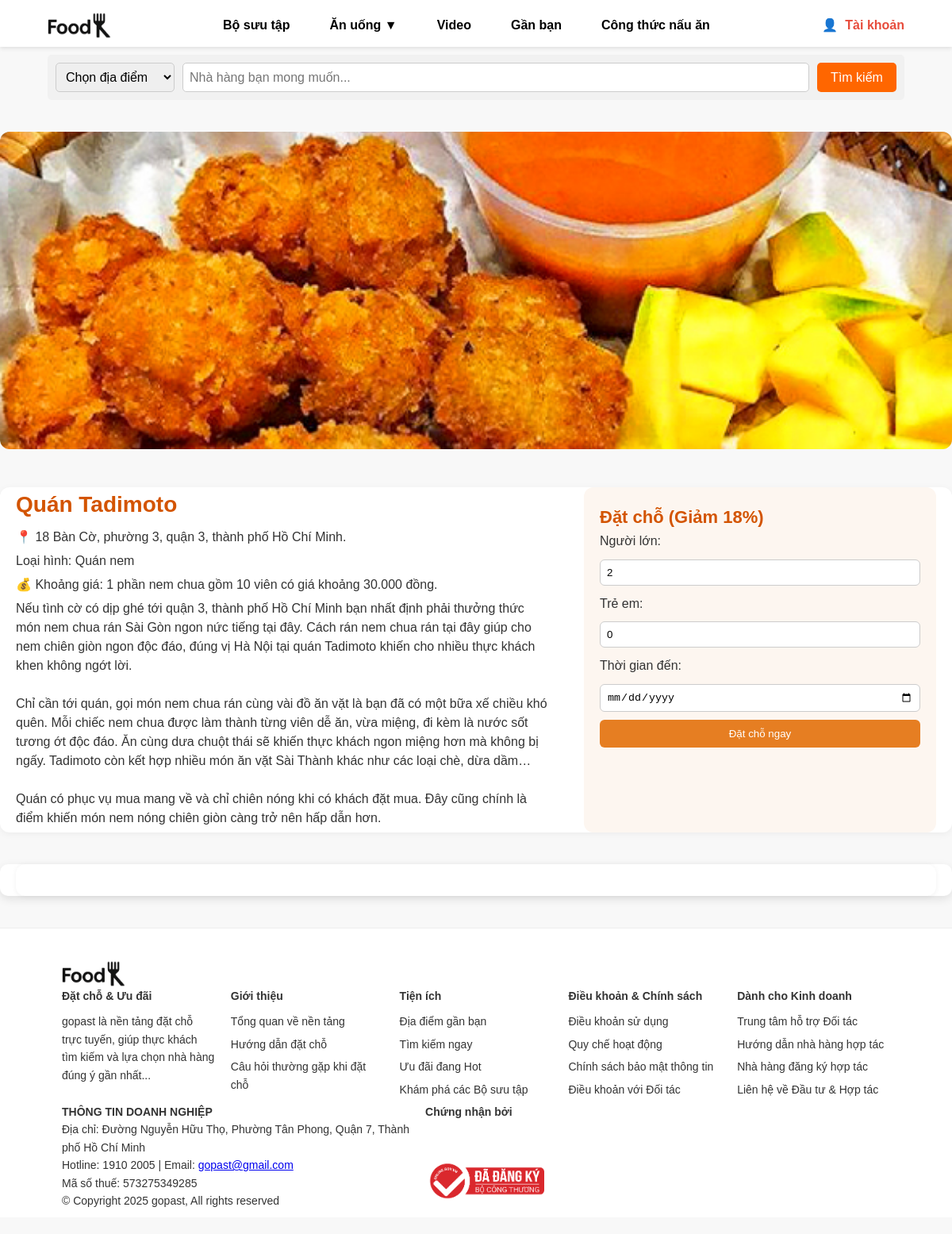
Screenshot of /an_uongV2.php?id=29 with the database file from the repository.
### tables this page shows
CREATE TABLE `monan` (
  `id` int(11) NOT NULL,
  `ten` varchar(255) DEFAULT NULL,
  `dia_chi` text DEFAULT NULL,
  `loai_hinh` varchar(255) DEFAULT NULL,
  `gia` varchar(255) DEFAULT NULL,
  `mo_ta` text DEFAULT NULL,
  `hinh_anh` text DEFAULT NULL
);

### an_uongV2.php (the view, shortened to what this page needs)
<?php
require_once 'config/database.php';
$monan_id = isset($_GET['id']) ? (int)$_GET['id'] : 0;
$sql_restaurant = "SELECT * FROM monan WHERE id = ?";
$stmt = $conn->prepare($sql_restaurant);
$stmt->execute([$monan_id]);
$restaurant = $stmt->fetch(PDO::FETCH_ASSOC);
?>
<?php include_once 'includes/header.php'; ?>
<!DOCTYPE html>
<html lang="vi">
<head>
</head>
<body>
    <div class="monan-banner" style="max-width:1235px; margin:0 auto;">
        <img src="<?php echo htmlspecialchars($restaurant['hinh_anh']); ?>" alt="<?php echo htmlspecialchars($restaurant['ten']); ?>" style="width:100%; max-height:400px; object-fit:cover; border-radius:12px;" />
    </div>
    <div class="info-booking-container" style="max-width:1235px; margin:40px auto; padding:0 20px;">
        <div class="restaurant-info">
            <h2><?php echo htmlspecialchars($restaurant["ten"]); ?></h2>
            <p>📍 <?php echo htmlspecialchars($restaurant["dia_chi"]); ?></p>
            <p>Loại hình: <?php echo htmlspecialchars($restaurant["loai_hinh"]); ?></p>
            <p>💰 Khoảng giá: <?php echo htmlspecialchars($restaurant["gia"]); ?></p>
            <p><?php echo nl2br(htmlspecialchars($restaurant["mo_ta"])); ?></p>
        </div>
        <div class="booking-section">
            <h3>Đặt chỗ (Giảm 18%)</h3>
            <form method="POST" action="">
                <label>Người lớn:</label>
                <input type="number" name="adults" value="2" />
                <label>Trẻ em:</label>
                <input type="number" name="children" value="0" />
                <label>Thời gian đến:</label>
                <input type="date" name="date" />
                <button type="submit">Đặt chỗ ngay</button>
            </form>
        </div>
    </div>
    <div class="content-container">
        <div class="menu-container-wrapper">
        </div>
    </div>
<?php include_once 'includes/footer.php'; ?>
</body>
</html>

### static/Lv2/css/header.css (style rules this page uses)
* { margin: 0; padding: 0; box-sizing: border-box; }
body { font-family: Arial, sans-serif; background-color: #f8f8f8; }
img { width: 100%; height: 100%; object-fit: contain; }
html, body { height: 100%; margin: 0; }

### assets/css/style.css (style rules this page uses)
* { margin: 0; padding: 0; box-sizing: border-box; }
body { font-family: Arial, sans-serif; background-color: #fff; }

### assets/css/login.css (style rules this page uses)
body { font-family: Arial, sans-serif; margin: 0; padding: 0; background-color: #f8f8f8; }

### assets/css/forgot.css (style rules this page uses)
body { font-family: Arial, sans-serif; margin: 0; padding: 0; background-color: #f8f8f8; }

### assets/css/register.css (style rules this page uses)
body { font-family: Arial, sans-serif; margin: 0; padding: 0; background-color: #f8f8f8; }

### assets/css/CongThucV2.css (style rules this page uses)
* { box-sizing: border-box; margin: 0; padding: 0; }
body { font-family: "Poppins", sans-serif; background-color: #f5f5f5; color: #333; line-height: 1.6; }

### static/Lv2/css/style_anuong.css (style rules this page uses)
body { font-family: sans-serif; margin: 0; padding: 0; }

### static/Lv2/css/style_congthuc.css (style rules this page uses)
body { font-family: "Segoe UI", "Arial", sans-serif; margin: 0; padding: 0; line-height: 1.6; background-color: #f5f5f5; color: #333; }

### static/Lv2/css/style_video.css (style rules this page uses)
* { box-sizing: border-box; margin: 0; padding: 0; }
html, body { margin: 0; padding: 0; }
body { font-family: "Segoe UI", "Arial", sans-serif; margin: 0; padding: 0; line-height: 1.6; background-color: #f5f5f5; color: #333; }
.content-container { max-width: 1200px; margin: 0 auto; padding: 20px; background-color: #ffffff; border-radius: 10px; box-shadow: 0 4px 12px rgba(0, 0, 0, 0.1); }

### an_uongV2.php (style rules this page uses)
body { font-family: Arial, sans-serif; margin: 0; background: #f8f8f8; color: #333; }
h2, h3 { color: #d35400; }
.monan-banner img { border-radius: 12px; }
.info-booking-container { display: flex; flex-wrap: wrap; gap: 40px; background: #fff; padding: 30px; border-radius: 12px; box-shadow: 0 2px 10px rgba(0,0,0,0.05); }
.restaurant-info { flex: 1 1 55%; }
.restaurant-info h2 { margin-top: 0; font-size: 28px; }
.restaurant-info p { margin: 6px 0; line-height: 1.5; }
.booking-section { flex: 1 1 35%; background: #fdf6f0; padding: 20px; border-radius: 12px; }
.booking-section h3 { margin-top: 0; font-size: 22px; }
.booking-section form { display: flex; flex-direction: column; gap: 10px; }
.booking-section input[type="number"], .booking-section input[type="date"] { padding: 8px; border: 1px solid #ccc; border-radius: 6px; }
.booking-section button { padding: 10px; background-color: #e67e22; color: white; border: none; border-radius: 6px; cursor: pointer; transition: background-color 0.3s; }
.content-container { max-width: 1235px; margin: 40px auto; padding: 0 20px; }
.menu-container-wrapper { background: #fff; padding: 20px; border-radius: 12px; margin-bottom: 30px; box-shadow: 0 1px 6px rgba(0,0,0,0.06); }

### rows the page displays
monan: hinh_anh (picture), ten "Quán Tadimoto", dia_chi "18 Bàn Cờ, phường 3, quận 3, thành phố Hồ Chí Minh.", loai_hinh "Quán nem", gia "1 phần nem chua gồm 10 viên có giá khoảng 30.000 đồng.", mo_ta "Nếu tình cờ có dịp ghé tới quận 3, thành phố Hồ Chí Minh bạn nhất định phải thưởng thức món nem chua rán Sài Gòn ngon nức tiếng tại đây. Cách rán nem chua rán tại đây giúp cho nem chiên giòn ngon độc đáo, đúng vị Hà Nội tại quán Tadimoto khiến cho nhiều thực khách khen không ngớt lời. Chỉ cần tới quán, gọi món nem chua rán cùng vài đồ ăn vặt là bạn đã có một bữa xế chiều khó quên. Mỗi chiếc nem chua được làm thành từng viên dễ ăn, vừa miệng, đi kèm là nước sốt tương ớt độc đáo. Ăn cùng dưa chuột thái sẽ khiến thực khách ngon miệng hơn mà không bị ngấy. Tadimoto còn kết hợp nhiều món ăn vặt Sài Thành khác như các loại chè, dừa dầm… Quán có phục vụ mua mang về và chỉ chiên nóng khi có khách…"
